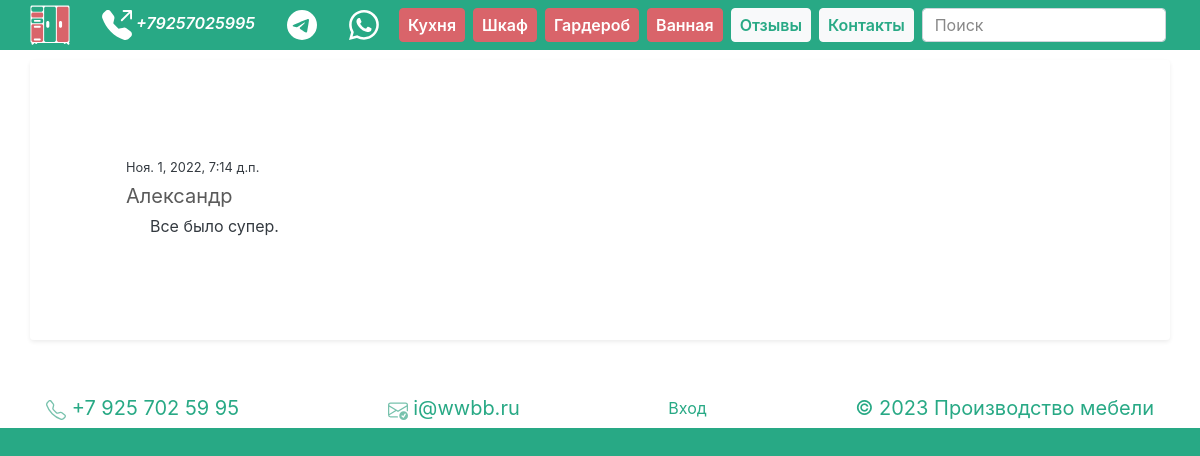
Screenshot of /comment/478 with the database file from the repository.
### todo/models.py (models this page shows)
class Comment(models.Model):
    name = models.CharField(max_length=100, verbose_name='Ваше имя:')
    comment = models.TextField(verbose_name='Ваш отзыв:')
    public = models.BooleanField(default=False, verbose_name='Опубликован')
    created_at = models.DateTimeField(auto_now_add=True)
    updated_at = models.DateTimeField(auto_now=True)

### todo/comments.py (the view)
# urls.py: path('comment/<int:com_id>', views.read_comment, name='read_comment'),
def read_comment(request, com_id):
    comment = Comment.objects.get(pk=com_id)
    context = {
        'comment': comment,
        'description': f'{comment.comment} Отзыв на производство и установку корпусной мебели wwbb.ru',
    }
    return render(request, 'todo/comments/comment.html', context)

### todo/templates/todo/comments/comment.html (shortened to what this page needs)
{% extends 'todo/footer.html' %}
{% block main_content %}
<div class="container mb-5 p-2 p-sm-5 rounded bg-white-75 shadow-sm">
    <div class="m-5">
        <small class="">{{ comment.created_at }}</small>
        <h5 class="">{{ comment.name }}</h5>
        <p class="">{{ comment.comment }}</p>
    </div>
</div>
{% endblock main_content %}

### static/css/custom.css (style rules this page uses)
p, h2 { text-indent: 1.5rem; padding-bottom: .5rem; }

### rows the page displays
Comment: created_at "Ноя. 1, 2022, 7:14 д.п.", name "Александр", comment "Все было супер."
